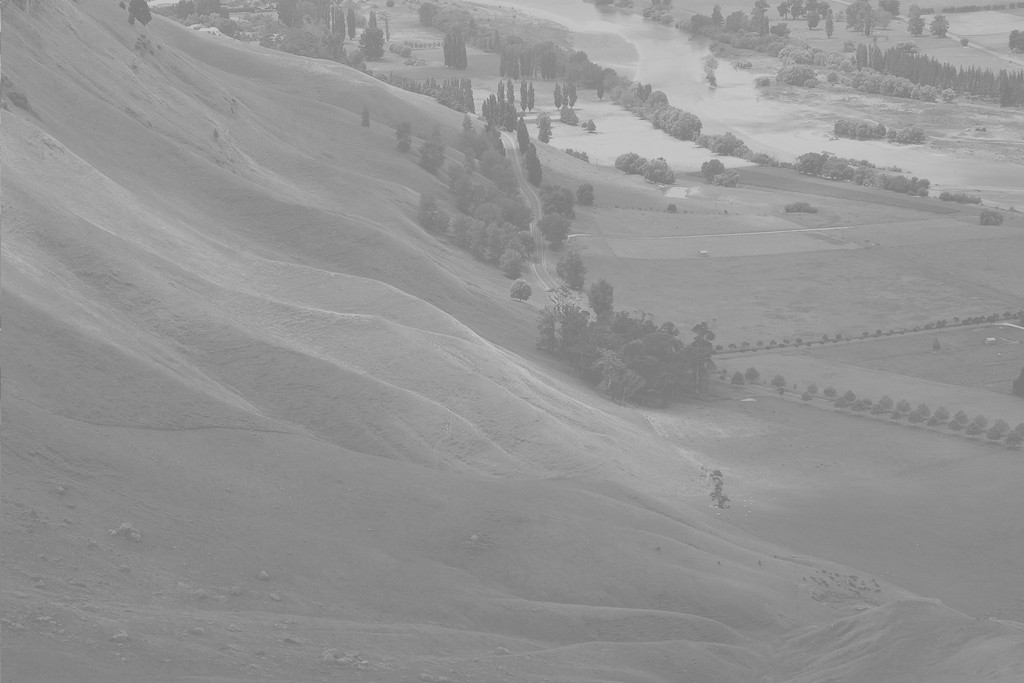
#> input picture assets/valley.jpg, 1024 x 683 px
$ jupyter execute lab1.ipynb
#> lines starting #> are read from the running program, lines starting #| are printed output that depends on the picture; after the words box and inside, x2 and y2 are one past the last pixel; in counts of white or black regions, pixels touching at a corner belong together
# Laboratorio 1 - Visión por Computadora

- Diego Estuardo Lemus López - 21469
- José Pablo Kiesling Lange - 21581
- Herber Sebastián Silva Muñoz - 21764

[cell 1]
import numpy as np
import matplotlib.pyplot as plt

import cv2 as cv

import skimage as ski
from skimage import morphology as mo

### 1 . Implementar en Python una función que haga la ecualización de histograma para una imagen en escala de grises (8 bits).

[cell 2]
image_path = 'assets/valley.jpg'

[cell 3]
image = plt.imread(image_path)
#> image is the input picture: shape (683, 1024, 3); min 114, max 208, mean 148
plt.figure(figsize=(5,5))
plt.imshow(image)
plt.show()

[cell 4]
image = image[:,:,:3]

[cell 5]
image = ski.color.rgb2gray(image)
#> image: shape (683, 1024) float64

[cell 6]
image = (image * 255).astype(np.uint8)

[cell 7]
def plot_histogram(image, title):
#> called with title = 'Histograma'
    hist, bins = np.histogram(image, bins=256, range=(0, 255))
#> hist = 256 values, max 37313 at index 147, min 0 at index 0, mean 2732; bins = 257 values from 0 to 255
    pixnum = image.shape[0] * image.shape[1]
#> pixnum = 699392
    cdf = hist.cumsum() / pixnum
#> cdf = 256 values from 0 to 1

    fig, ax = plt.subplots()
    ax.bar(bins[:-1], hist / hist.max())
    ax.plot(bins[:-1], cdf, c='orange')
    ax.set_title(title)

    return fig, ax

[cell 8]
fig, ax = plot_histogram(image, "Histograma")
fig.show()
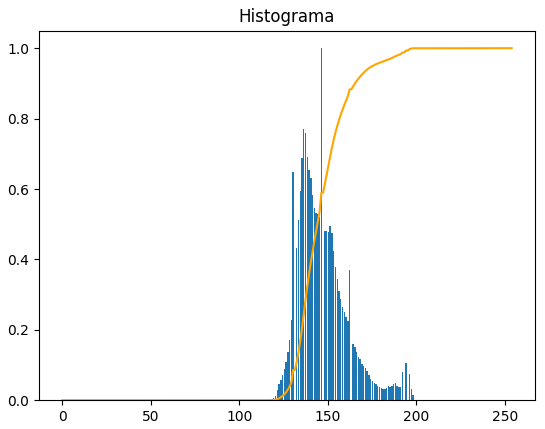
#> figure drawn by matplotlib, 1 panel; tallest bar 1 high, from x = 146 to 146.8; curve peaks at x = 207.2, y = 1

#### Equalización de la imagen

[cell 9]
def equalize_image(image):
    hist, _ = np.histogram(image, bins=256, range=(0, 255))
    pixnum = image.shape[0] * image.shape[1]
#> pixnum = 699392
    cdf = hist.cumsum() / pixnum
#> cdf = 256 values from 0 to 1
    cdf = (cdf * 255).astype(np.uint8)
#> cdf = 256 values from 0 to 255

    return cdf[image]

[cell 10]
image_equalized = equalize_image(image)

[cell 11]
plt.figure(figsize=(10,5))

plt.subplot(1,2,1)
plt.imshow(image, cmap='gray', vmin=0, vmax=255)

plt.subplot(1,2,2)
plt.imshow(image_equalized, cmap='gray', vmin=0, vmax=255)

plt.show()
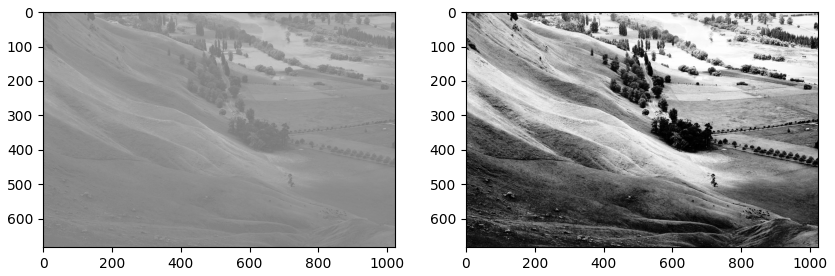
#> figure drawn by matplotlib, 2 panels

[cell 12]
fig, ax = plot_histogram(image_equalized, "Histograma Equalizado")
fig.show()
#> figure, not shown here; tallest bar 1 high, from x = 149 to 149.8; curve peaks at x = 254, y = 1

[cell 13]
plt.figure(figsize=(15,5))

# Original
plt.subplot(1,3,1)
plt.title("Original")
plt.imshow(image_equalized, cmap='gray', vmin=0, vmax=255)

# OpenCV
image = cv.imread(image_path, cv.IMREAD_GRAYSCALE)
#> image: shape (683, 1024); min 114, max 208, mean 148
image_equalized = cv.equalizeHist(image)
plt.subplot(1,3,2)
plt.title("OpenCV")
plt.imshow(image_equalized, cmap='gray', vmin=0, vmax=255)

# skimage
image = ski.io.imread(image_path, as_gray=True)
image_equalized = ski.exposure.equalize_hist(image)
plt.subplot(1,3,3)
plt.title("skimage")
plt.imshow(image_equalized, cmap='gray', vmin=0, vmax=1)

plt.show()

### 5. Implemente un algoritmo de segmentación binaria que identifique correctamente todos los granos de arroz en la imagen rice.png. (No se puede aplicar un método local.)

#### Método de Riddler-Calvard

[cell 14]
import numpy as np

def otsu_threshold(image):
    hist, _ = np.histogram(image, bins=256, range=(0, 255))
    pixnum = image.shape[0] * image.shape[1]

    prob = hist / pixnum

    max_var = 0
    threshold = 0

    sum_all = np.sum(np.arange(256) * prob)
    sum_background = 0
    sum_foreground = sum_all
    background = 0
    foreground = 1

    for t in range(1, 255):
        background += prob[t-1]
        foreground -= prob[t-1]

        if background == 0 or foreground == 0:
            continue

        sum_background += (t - 1) * prob[t - 1]
        sum_foreground -= (t - 1) * prob[t - 1]

        m0 = sum_background / background if background != 0 else 0
        m1 = sum_foreground / foreground if foreground != 0 else 0

        var = background * foreground * (m0 - m1) ** 2

        if var > max_var:
            max_var = var
            threshold = t

    return threshold

[cell 15]
image_path = 'assets/rice.jpg'
image = plt.imread(image_path)
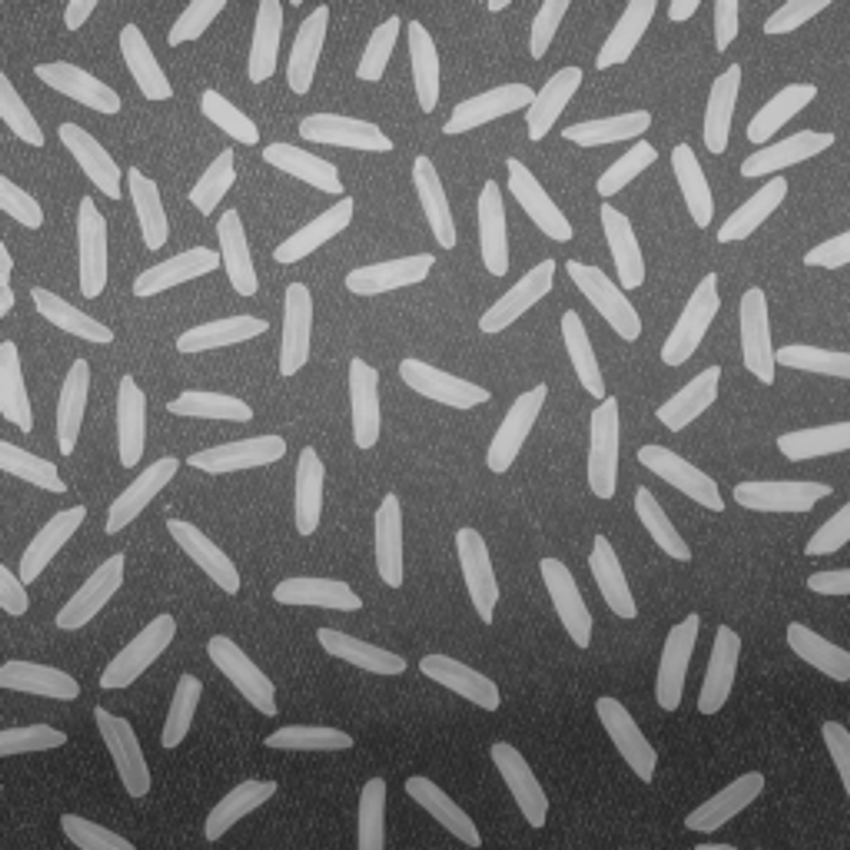
#> input picture assets/rice.jpg, 850 x 850 px
#> image is the input picture: shape (850, 850, 3); min 36, max 207, mean 111.3
image_original = image

[cell 16]
image = image[:,:,:3]

[cell 17]
image = ski.color.rgb2gray(image)
#> image: shape (850, 850) float64

[cell 18]
image = (image * 255).astype(np.uint8)

#### Equalización de la imagen

[cell 19]
image_equalized = equalize_image(image)
#> in equalize_image (call 2), `hist, _ = np.histogram(image, bins=256, range=(0, 255))`: hist = 256 values, max 33422 at index 104, min 0 at index 0, mean 2822.3
#> in equalize_image (call 2), `cdf = hist.cumsum() / pixnum`: cdf = 256 values from 0 to 1
#> in equalize_image (call 2), `cdf = (cdf * 255).astype(np.uint8)`: cdf = 256 values from 0 to 255
#> in equalize_image (call 2), `return cdf[image]`:
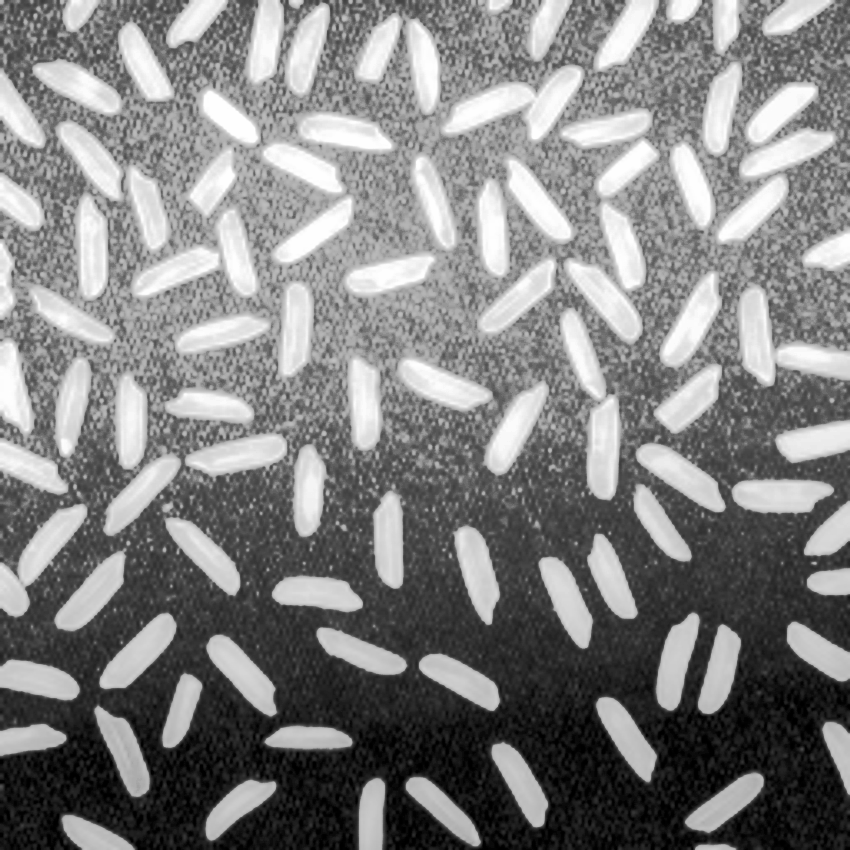
#> returned value: shape (850, 850); min 0, max 255, mean 128.8

#### Cuantización de la imagen (3)

[cell 20]
N = 3
k = 256 // N
image_quantized = (image_equalized // k) * k
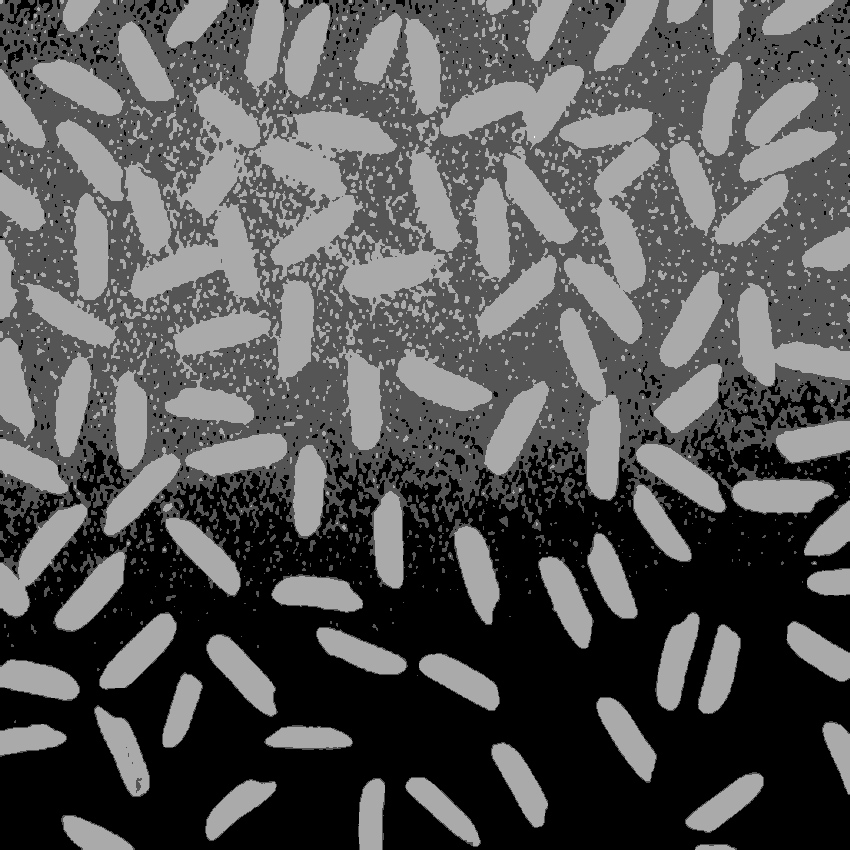
#> image_quantized: shape (850, 850); min 0, max 255, mean 86

#### Segmentación binaria

[cell 21]
threshold = otsu_threshold(image_quantized)
#> in otsu_threshold, `hist, _ = np.histogram(image, bins=256, range=(0, 255))`: hist = 256 values, max 248725 at index 170, min 0 at index 1, mean 2822.3
#> in otsu_threshold, `prob = hist / pixnum`: prob = 256 values, max 0.344 at index 170, min 0 at index 1, mean 0.00391
#> in otsu_threshold, `sum_all = np.sum(np.arange(256) * prob)`: sum_all = 86
#> the loop in otsu_threshold, `for t in range(1, 255):` made 254 passes
#> (background, foreground, sum_background, sum_foreground, m0, m1, var, max_var) on passes 1, 86: (0.333, 0.667, 0, 86, 0, 128.8, 3684.3, 3684.3), (0.656, 0.344, 27.47, 58.52, 41.9, 170, 3704.5, 3704.5)
#> (background, foreground, sum_background, sum_foreground, m0, m1, var) on passes 2 to 7: (0.333, 0.667, 0, 86, 0, 128.8, 3684.3), (0.333, 0.667, 0, 86, 0, 128.8, 3684.3), (0.333, 0.667, 0, 86, 0, 128.8, 3684.3), (0.333, 0.667, 0, 86, 0, 128.8, 3684.3), (0.333, 0.667, 0, 86, 0, 128.8, 3684.3), (0.333, 0.667, 0, 86, 0, 128.8, 3684.3)
#> after the loop in otsu_threshold, `for t in range(1, 255):`: background = 1; foreground = 2.77e-06; max_var = 3704.5; sum_background = 86; sum_foreground = 0.000706; threshold = 86
#> threshold = 86
image_segmented = image_quantized > threshold
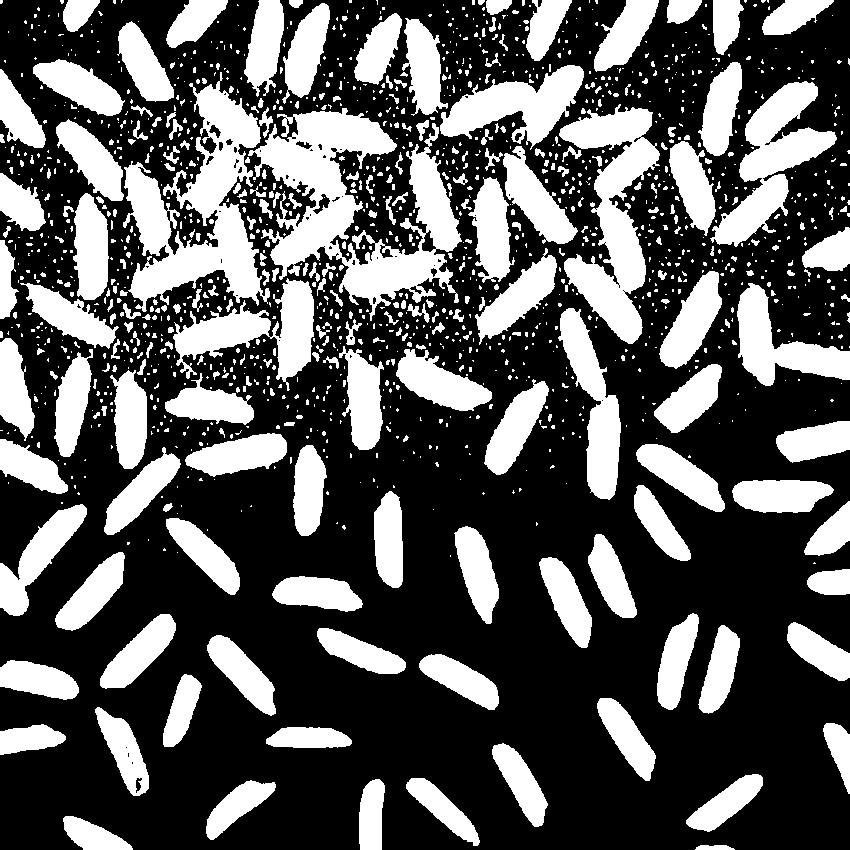
#> image_segmented: shape (850, 850) bool; 34.4% white; 1458 white regions (1126 under 20 px), largest, box (x1, y1, x2, y2) and area: (248, 108, 462, 321) 18525, (123, 72, 270, 312) 14516, (559, 104, 660, 344) 10607

[cell 22]
plt.figure(figsize=(10,5))
plt.subplot(1,2,1)
plt.imshow(image_original, cmap='gray')
plt.title("Original")
plt.subplot(1,2,2)
plt.imshow(image_segmented, cmap='gray')
plt.title("Segmented")
plt.show()

#### Operaciones morfológicas (opening para eliminar ruido)

[cell 23]
disk = mo.diamond(4)
image_open = mo.binary_opening(image_segmented, disk)
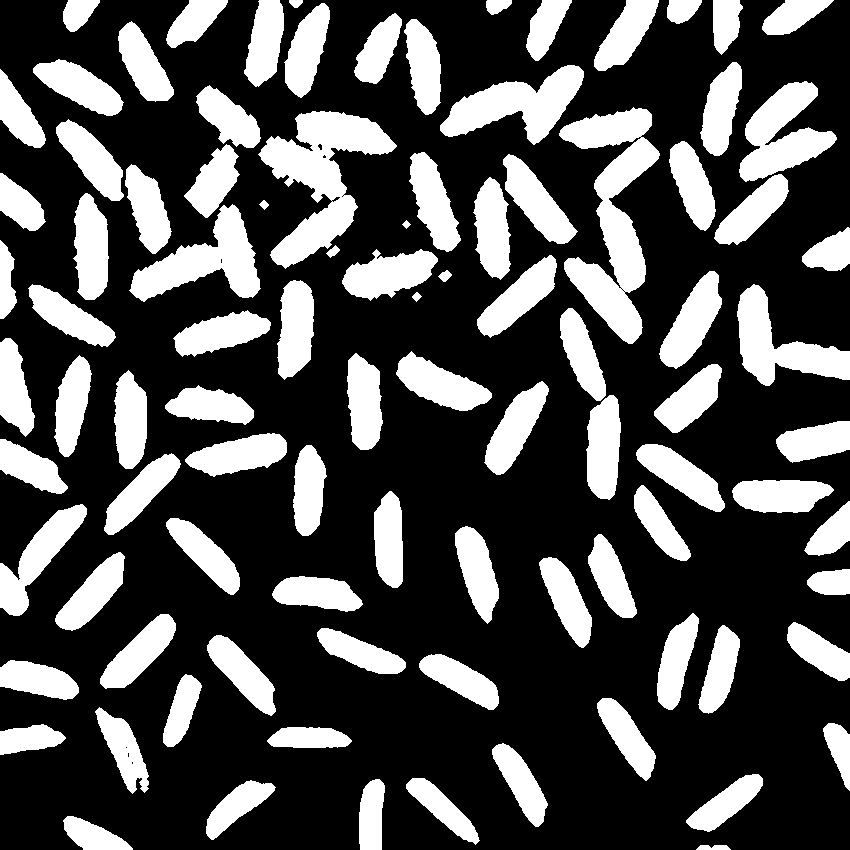
#> image_open: shape (850, 850) bool; 30.5% white; 96 white regions, largest, box (x1, y1, x2, y2) and area: (559, 107, 660, 344) 10137, (258, 111, 397, 269) 9029, (129, 204, 261, 302) 5517

[cell 24]
plt.figure(figsize=(10,5))
plt.subplot(1,2,1)
plt.imshow(image_original, cmap='gray')
plt.title("Original")
plt.subplot(1,2,2)
plt.imshow(image_open, cmap='gray')
plt.title("Final")
plt.show()
